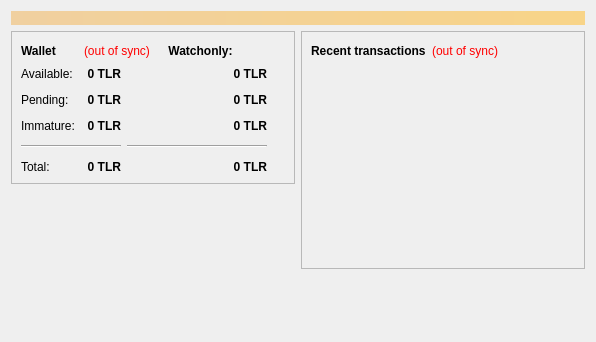
<?xml version="1.0" encoding="UTF-8"?>
<ui version="4.0">
 <class>OverviewPage</class>
 <widget class="QWidget" name="OverviewPage">
  <property name="geometry">
   <rect>
    <x>0</x>
    <y>0</y>
    <width>596</width>
    <height>342</height>
   </rect>
  </property>
  <property name="windowTitle">
   <string>Form</string>
  </property>
  <layout class="QVBoxLayout" name="topLayout">
   <item>
    <widget class="QLabel" name="labelAlerts">
     <property name="visible">
      <bool>false</bool>
     </property>
     <property name="styleSheet">
      <string notr="true">background-color: qlineargradient(x1: 0, y1: 0, x2: 1, y2: 0, stop:0 #F0D0A0, stop:1 #F8D488); color:#000000;</string>
     </property>
     <property name="wordWrap">
      <bool>true</bool>
     </property>
     <property name="margin">
      <number>3</number>
     </property>
    </widget>
   </item>
   <item>
    <layout class="QHBoxLayout" name="horizontalLayout" stretch="1,1">
     <item>
      <layout class="QVBoxLayout" name="verticalLayout_2">
       <item>
        <widget class="QFrame" name="frame">
         <property name="frameShape">
          <enum>QFrame::StyledPanel</enum>
         </property>
         <property name="frameShadow">
          <enum>QFrame::Raised</enum>
         </property>
         <layout class="QVBoxLayout" name="verticalLayout_4">
          <item>
           <layout class="QHBoxLayout" name="horizontalLayout_4">
            <item>
             <layout class="QHBoxLayout" name="horizontalLayout_7">
              <item>
               <widget class="QLabel" name="label_5">
                <property name="font">
                 <font>
                  <weight>75</weight>
                  <bold>true</bold>
                 </font>
                </property>
                <property name="text">
                 <string>Wallet</string>
                </property>
               </widget>
              </item>
              <item>
               <widget class="QLabel" name="labelWalletStatus">
                <property name="toolTip">
                 <string>The displayed information may be out of date. Your wallet automatically synchronizes with the Thalercoin network after a connection is established, but this process has not completed yet.</string>
                </property>
                <property name="styleSheet">
                 <string notr="true">QLabel { color: red; }</string>
                </property>
                <property name="text">
                 <string notr="true">(out of sync)</string>
                </property>
                <property name="alignment">
                 <set>Qt::AlignLeading|Qt::AlignLeft|Qt::AlignVCenter</set>
                </property>
               </widget>
              </item>
             </layout>
            </item>
            <item>
             <layout class="QHBoxLayout" name="horizontalLayout_8">
              <item>
               <widget class="QLabel" name="labelWatchonly">
                <property name="font">
                 <font>
                  <weight>75</weight>
                  <bold>true</bold>
                 </font>
                </property>
                <property name="text">
                 <string>Watchonly:</string>
                </property>
                <property name="alignment">
                 <set>Qt::AlignCenter</set>
                </property>
               </widget>
              </item>
              <item>
               <spacer name="horizontalSpacer_2">
                <property name="orientation">
                 <enum>Qt::Horizontal</enum>
                </property>
                <property name="sizeType">
                 <enum>QSizePolicy::Preferred</enum>
                </property>
                <property name="sizeHint" stdset="0">
                 <size>
                  <width>40</width>
                  <height>20</height>
                 </size>
                </property>
               </spacer>
              </item>
             </layout>
            </item>
           </layout>
          </item>
          <item>
           <layout class="QHBoxLayout" name="horizontalLayout_3">
            <item>
             <layout class="QFormLayout" name="formLayout_2">
              <property name="fieldGrowthPolicy">
               <enum>QFormLayout::AllNonFixedFieldsGrow</enum>
              </property>
              <property name="horizontalSpacing">
               <number>12</number>
              </property>
              <property name="verticalSpacing">
               <number>12</number>
              </property>
              <item row="0" column="0">
               <widget class="QLabel" name="label">
                <property name="text">
                 <string>Available:</string>
                </property>
               </widget>
              </item>
              <item row="0" column="1">
               <widget class="QLabel" name="labelBalance">
                <property name="font">
                 <font>
                  <weight>75</weight>
                  <bold>true</bold>
                 </font>
                </property>
                <property name="cursor">
                 <cursorShape>IBeamCursor</cursorShape>
                </property>
                <property name="toolTip">
                 <string>Your current spendable balance</string>
                </property>
                <property name="text">
                 <string notr="true">0 TLR</string>
                </property>
                <property name="alignment">
                 <set>Qt::AlignRight|Qt::AlignTrailing|Qt::AlignVCenter</set>
                </property>
                <property name="textInteractionFlags">
                 <set>Qt::LinksAccessibleByMouse|Qt::TextSelectableByKeyboard|Qt::TextSelectableByMouse</set>
                </property>
               </widget>
              </item>
              <item row="1" column="0">
               <widget class="QLabel" name="label_3">
                <property name="text">
                 <string>Pending:</string>
                </property>
               </widget>
              </item>
              <item row="1" column="1">
               <widget class="QLabel" name="labelUnconfirmed">
                <property name="font">
                 <font>
                  <weight>75</weight>
                  <bold>true</bold>
                 </font>
                </property>
                <property name="cursor">
                 <cursorShape>IBeamCursor</cursorShape>
                </property>
                <property name="toolTip">
                 <string>Total of transactions that have yet to be confirmed, and do not yet count toward the spendable balance</string>
                </property>
                <property name="text">
                 <string notr="true">0 TLR</string>
                </property>
                <property name="alignment">
                 <set>Qt::AlignRight|Qt::AlignTrailing|Qt::AlignVCenter</set>
                </property>
                <property name="textInteractionFlags">
                 <set>Qt::LinksAccessibleByMouse|Qt::TextSelectableByKeyboard|Qt::TextSelectableByMouse</set>
                </property>
               </widget>
              </item>
              <item row="2" column="0">
               <widget class="QLabel" name="labelImmatureText">
                <property name="text">
                 <string>Immature:</string>
                </property>
               </widget>
              </item>
              <item row="2" column="1">
               <widget class="QLabel" name="labelImmature">
                <property name="font">
                 <font>
                  <weight>75</weight>
                  <bold>true</bold>
                 </font>
                </property>
                <property name="cursor">
                 <cursorShape>IBeamCursor</cursorShape>
                </property>
                <property name="toolTip">
                 <string>Mined balance that has not yet matured</string>
                </property>
                <property name="text">
                 <string notr="true">0 TLR</string>
                </property>
                <property name="alignment">
                 <set>Qt::AlignRight|Qt::AlignTrailing|Qt::AlignVCenter</set>
                </property>
                <property name="textInteractionFlags">
                 <set>Qt::LinksAccessibleByMouse|Qt::TextSelectableByKeyboard|Qt::TextSelectableByMouse</set>
                </property>
               </widget>
              </item>
              <item row="3" column="0" colspan="2">
               <widget class="Line" name="line">
                <property name="orientation">
                 <enum>Qt::Horizontal</enum>
                </property>
               </widget>
              </item>
              <item row="4" column="0">
               <widget class="QLabel" name="labelTotalText">
                <property name="text">
                 <string>Total:</string>
                </property>
               </widget>
              </item>
              <item row="4" column="1">
               <widget class="QLabel" name="labelTotal">
                <property name="font">
                 <font>
                  <weight>75</weight>
                  <bold>true</bold>
                 </font>
                </property>
                <property name="cursor">
                 <cursorShape>IBeamCursor</cursorShape>
                </property>
                <property name="toolTip">
                 <string>Your current total balance</string>
                </property>
                <property name="text">
                 <string notr="true">0 TLR</string>
                </property>
                <property name="alignment">
                 <set>Qt::AlignRight|Qt::AlignTrailing|Qt::AlignVCenter</set>
                </property>
                <property name="textInteractionFlags">
                 <set>Qt::LinksAccessibleByMouse|Qt::TextSelectableByKeyboard|Qt::TextSelectableByMouse</set>
                </property>
               </widget>
              </item>
             </layout>
            </item>
            <item>
             <layout class="QFormLayout" name="formLayout">
              <property name="fieldGrowthPolicy">
               <enum>QFormLayout::AllNonFixedFieldsGrow</enum>
              </property>
              <property name="horizontalSpacing">
               <number>12</number>
              </property>
              <property name="verticalSpacing">
               <number>12</number>
              </property>
              <item row="0" column="1">
               <widget class="QLabel" name="labelWatchAvailable">
                <property name="font">
                 <font>
                  <weight>75</weight>
                  <bold>true</bold>
                 </font>
                </property>
                <property name="cursor">
                 <cursorShape>IBeamCursor</cursorShape>
                </property>
                <property name="toolTip">
                 <string>Your current balance in watchonly addresses</string>
                </property>
                <property name="text">
                 <string>0 TLR</string>
                </property>
                <property name="alignment">
                 <set>Qt::AlignRight|Qt::AlignTrailing|Qt::AlignVCenter</set>
                </property>
                <property name="textInteractionFlags">
                 <set>Qt::LinksAccessibleByMouse|Qt::TextSelectableByKeyboard|Qt::TextSelectableByMouse</set>
                </property>
               </widget>
              </item>
              <item row="1" column="1">
               <widget class="QLabel" name="labelWatchPending">
                <property name="font">
                 <font>
                  <weight>75</weight>
                  <bold>true</bold>
                 </font>
                </property>
                <property name="cursor">
                 <cursorShape>IBeamCursor</cursorShape>
                </property>
                <property name="toolTip">
                 <string>Unconfirmed transactions to watchonly addresses</string>
                </property>
                <property name="text">
                 <string>0 TLR</string>
                </property>
                <property name="alignment">
                 <set>Qt::AlignRight|Qt::AlignTrailing|Qt::AlignVCenter</set>
                </property>
                <property name="textInteractionFlags">
                 <set>Qt::LinksAccessibleByMouse|Qt::TextSelectableByKeyboard|Qt::TextSelectableByMouse</set>
                </property>
               </widget>
              </item>
              <item row="2" column="1">
               <widget class="QLabel" name="labelWatchImmature">
                <property name="font">
                 <font>
                  <weight>75</weight>
                  <bold>true</bold>
                 </font>
                </property>
                <property name="cursor">
                 <cursorShape>IBeamCursor</cursorShape>
                </property>
                <property name="toolTip">
                 <string>Mined balance in watchonly addresses that has not yet matured</string>
                </property>
                <property name="text">
                 <string>0 TLR</string>
                </property>
                <property name="alignment">
                 <set>Qt::AlignRight|Qt::AlignTrailing|Qt::AlignVCenter</set>
                </property>
                <property name="textInteractionFlags">
                 <set>Qt::LinksAccessibleByMouse|Qt::TextSelectableByKeyboard|Qt::TextSelectableByMouse</set>
                </property>
               </widget>
              </item>
              <item row="3" column="0" colspan="2">
               <widget class="Line" name="lineWatchBalance">
                <property name="sizePolicy">
                 <sizepolicy hsizetype="Preferred" vsizetype="Fixed">
                  <horstretch>0</horstretch>
                  <verstretch>0</verstretch>
                 </sizepolicy>
                </property>
                <property name="minimumSize">
                 <size>
                  <width>140</width>
                  <height>0</height>
                 </size>
                </property>
                <property name="orientation">
                 <enum>Qt::Horizontal</enum>
                </property>
               </widget>
              </item>
              <item row="4" column="1">
               <widget class="QLabel" name="labelWatchTotal">
                <property name="font">
                 <font>
                  <weight>75</weight>
                  <bold>true</bold>
                 </font>
                </property>
                <property name="cursor">
                 <cursorShape>IBeamCursor</cursorShape>
                </property>
                <property name="toolTip">
                 <string>Current total balance in watchonly addresses</string>
                </property>
                <property name="text">
                 <string>0 TLR</string>
                </property>
                <property name="alignment">
                 <set>Qt::AlignRight|Qt::AlignTrailing|Qt::AlignVCenter</set>
                </property>
                <property name="textInteractionFlags">
                 <set>Qt::LinksAccessibleByMouse|Qt::TextSelectableByKeyboard|Qt::TextSelectableByMouse</set>
                </property>
               </widget>
              </item>
             </layout>
            </item>
            <item>
             <spacer name="horizontalSpacer_3">
              <property name="orientation">
               <enum>Qt::Horizontal</enum>
              </property>
              <property name="sizeType">
               <enum>QSizePolicy::Expanding</enum>
              </property>
              <property name="sizeHint" stdset="0">
               <size>
                <width>20</width>
                <height>20</height>
               </size>
              </property>
             </spacer>
            </item>
           </layout>
          </item>
         </layout>
        </widget>
       </item>
       <item>
        <spacer name="verticalSpacer">
         <property name="orientation">
          <enum>Qt::Vertical</enum>
         </property>
         <property name="sizeHint" stdset="0">
          <size>
           <width>20</width>
           <height>40</height>
          </size>
         </property>
        </spacer>
       </item>
      </layout>
     </item>
     <item>
      <layout class="QVBoxLayout" name="verticalLayout_3">
       <item>
        <widget class="QFrame" name="frame_2">
         <property name="frameShape">
          <enum>QFrame::StyledPanel</enum>
         </property>
         <property name="frameShadow">
          <enum>QFrame::Raised</enum>
         </property>
         <layout class="QVBoxLayout" name="verticalLayout">
          <item>
           <layout class="QHBoxLayout" name="horizontalLayout_2">
            <item>
             <widget class="QLabel" name="label_4">
              <property name="text">
               <string>&lt;b&gt;Recent transactions&lt;/b&gt;</string>
              </property>
             </widget>
            </item>
            <item>
             <widget class="QLabel" name="labelTransactionsStatus">
              <property name="toolTip">
               <string>The displayed information may be out of date. Your wallet automatically synchronizes with the Thalercoin network after a connection is established, but this process has not completed yet.</string>
              </property>
              <property name="styleSheet">
               <string notr="true">QLabel { color: red; }</string>
              </property>
              <property name="text">
               <string notr="true">(out of sync)</string>
              </property>
              <property name="alignment">
               <set>Qt::AlignRight|Qt::AlignTrailing|Qt::AlignVCenter</set>
              </property>
             </widget>
            </item>
            <item>
             <spacer name="horizontalSpacer">
              <property name="orientation">
               <enum>Qt::Horizontal</enum>
              </property>
              <property name="sizeHint" stdset="0">
               <size>
                <width>40</width>
                <height>20</height>
               </size>
              </property>
             </spacer>
            </item>
           </layout>
          </item>
          <item>
           <widget class="QListView" name="listTransactions">
            <property name="styleSheet">
             <string notr="true">QListView { background: transparent; }</string>
            </property>
            <property name="frameShape">
             <enum>QFrame::NoFrame</enum>
            </property>
            <property name="verticalScrollBarPolicy">
             <enum>Qt::ScrollBarAlwaysOff</enum>
            </property>
            <property name="horizontalScrollBarPolicy">
             <enum>Qt::ScrollBarAlwaysOff</enum>
            </property>
            <property name="selectionMode">
             <enum>QAbstractItemView::NoSelection</enum>
            </property>
           </widget>
          </item>
         </layout>
        </widget>
       </item>
       <item>
        <spacer name="verticalSpacer_2">
         <property name="orientation">
          <enum>Qt::Vertical</enum>
         </property>
         <property name="sizeHint" stdset="0">
          <size>
           <width>20</width>
           <height>40</height>
          </size>
         </property>
        </spacer>
       </item>
      </layout>
     </item>
    </layout>
   </item>
  </layout>
 </widget>
 <resources/>
 <connections/>
</ui>
